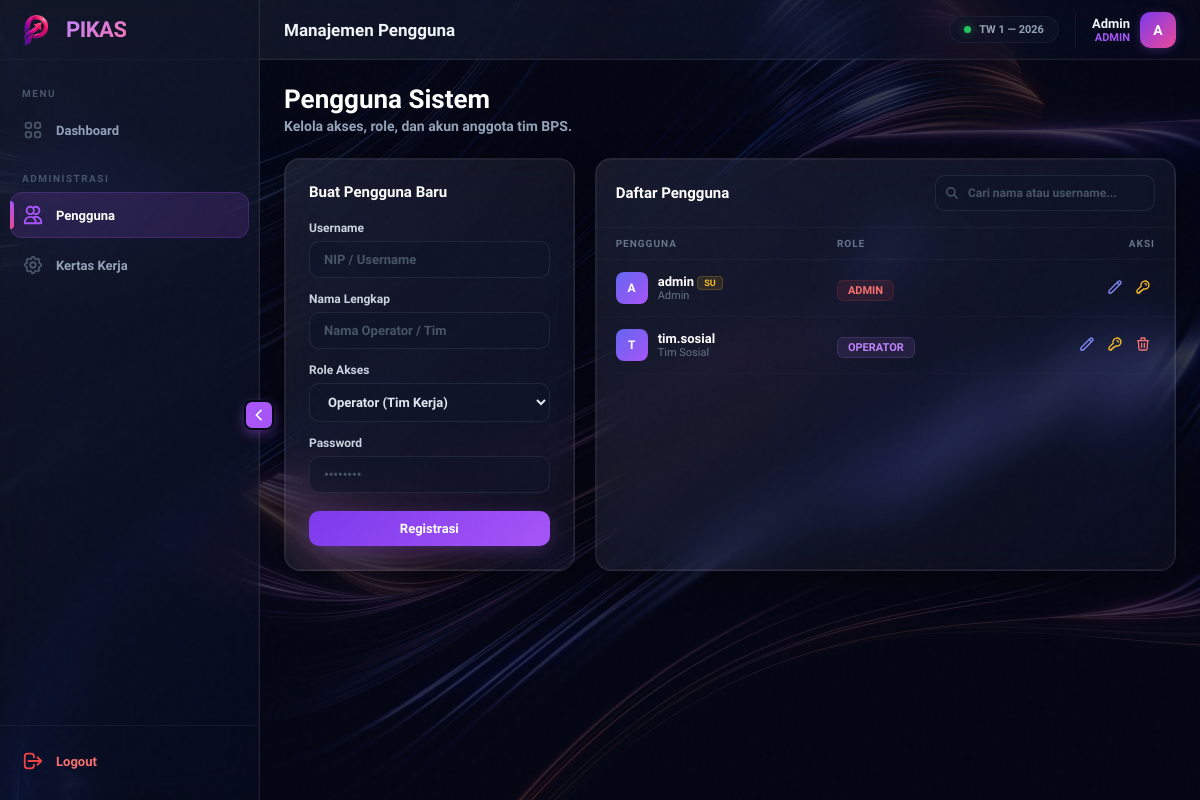
/pengguna/ (signed in), run on an earlier commit of the app's database.
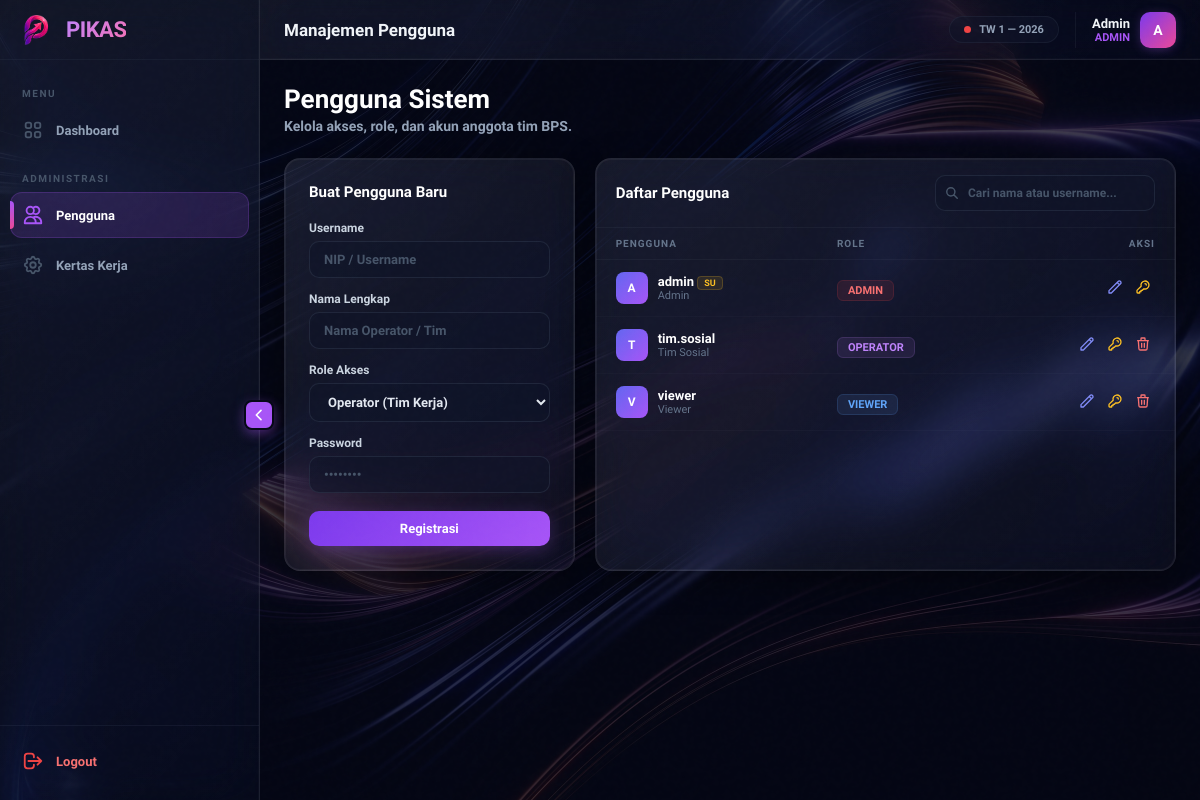
And on a later commit of the database.
### pikas_app/models.py (models this page shows, shortened)
class PeriodeKertasKerja(models.Model):
    id = models.UUIDField(primary_key=True, default=uuid.uuid4, editable=False)
    tahun = models.IntegerField(validators=[MinValueValidator(2020)])
    triwulan = models.IntegerField(choices=[(1, 'TW I'), (2, 'TW II'), (3, 'TW III'), (4, 'TW IV')])
    sheet_name = models.CharField(
        max_length=100,
        help_text="Nama sheet di Google Spreadsheet, misal: 2026Q1"
    )
    config_json = models.JSONField(
        default=dict, blank=True,
        help_text="Master JSON config: daftar IKU beserta mapping koordinat cell GSheet."
    )
    is_locked = models.BooleanField(
        default=False,
        help_text="Jika True, Operator tidak bisa submit/edit FRA."
    )
    is_configured = models.BooleanField(
        default=False,
        help_text="True jika config_json sudah diisi dan PULL sudah dilakukan."
    )
    created_at = models.DateTimeField(auto_now_add=True)
    updated_at = models.DateTimeField(auto_now=True)
    class Meta:
        unique_together = ('tahun', 'triwulan')
        ordering = ['-tahun', '-triwulan']
        verbose_name_plural = "Periode Kertas Kerja"

class CustomUser(AbstractUser):
    ROLE_CHOICES = (
        ('ADMIN', 'Admin'),
        ('VIEWER', 'Viewer'),
        ('OPERATOR', 'Operator'),
    )
    role = models.CharField(max_length=20, choices=ROLE_CHOICES, default='OPERATOR')

### pikas_app/views.py (the view)
# urls.py: path('pengguna/', views.pengguna_view, name='pengguna'),
@login_required
@role_required(['ADMIN'])
def pengguna_view(request):
    users = CustomUser.objects.all().order_by('username')
    return render(request, 'pengguna.html', {'users': users})

### pikas_app/context_processors.py (called while the page is built)
def pikas_context(request):
    config = AppConfig.objects.select_related('active_periode').first()
    return {
        'app_config': config,
        'active_config': config,
        'active_periode': config.active_periode if config else None,
    }

### pikas_app/templates/pengguna.html (shortened to what this page needs)
{% extends 'crm_base.html' %}
{% block header_title %}Manajemen Pengguna{% endblock %}
{% block content %}
<div style="margin-bottom:24px;">
    <h1 style="font-size:26px;font-weight:900;color:white;">Pengguna Sistem</h1>
    <p style="color:#94a3b8;font-size:14px;font-weight:600;margin-top:4px;">Kelola akses, role, dan akun anggota tim BPS.</p>
</div>
<div style="display:grid;grid-template-columns:1fr 2fr;gap:20px;" id="penggunaApp">
    <div class="glass-card" style="padding:24px;height:fit-content;position:sticky;top:24px;">
        <h3 id="formTitle" style="font-size:15px;font-weight:800;color:white;margin-bottom:20px;">Buat Pengguna Baru</h3>
        <form id="userForm" onsubmit="submitUserForm(event)">
            <div style="margin-bottom:14px;">
                <label style="display:block;font-size:12px;font-weight:700;color:#cbd5e1;margin-bottom:6px;">Username</label>
                <input type="text" id="f_username" class="pikas-input" placeholder="NIP / Username" required>
            </div>
            <div style="margin-bottom:14px;">
                <label style="display:block;font-size:12px;font-weight:700;color:#cbd5e1;margin-bottom:6px;">Nama Lengkap</label>
                <input type="text" id="f_name" class="pikas-input" placeholder="Nama Operator / Tim" required>
            </div>
            <div style="margin-bottom:14px;">
                <label style="display:block;font-size:12px;font-weight:700;color:#cbd5e1;margin-bottom:6px;">Role Akses</label>
                <select id="f_role" class="pikas-input" style="cursor:pointer;">
                    <option value="OPERATOR">Operator (Tim Kerja)</option>
                </select>
            </div>
            <div id="passwordField" style="margin-bottom:14px;">
                <label style="display:block;font-size:12px;font-weight:700;color:#cbd5e1;margin-bottom:6px;">Password</label>
                <input type="password" id="f_password" class="pikas-input" placeholder="••••••••">
            </div>
            <div style="display:flex;gap:8px;margin-top:18px;">
                <button type="submit" class="pikas-btn-primary" style="flex:1;" id="submitBtn">Registrasi</button>
            </div>
        </form>
    </div>
    <div class="glass-card" style="overflow:hidden;display:flex;flex-direction:column;">
        <div style="padding:16px 20px;border-bottom:1px solid rgba(148,163,184,0.06);display:flex;justify-content:space-between;align-items:center;">
            <h3 style="font-size:15px;font-weight:800;color:white;">Daftar Pengguna</h3>
            <div style="position:relative;">
                <input type="text" id="searchInput" class="pikas-input" style="padding-left:32px;width:220px;font-size:12px;" placeholder="Cari nama atau username..." oninput="filterUsers()">
                <svg width="14" height="14" fill="none" stroke="#475569" viewBox="0 0 24 24" style="position:absolute;left:10px;top:50%;transform:translateY(-50%);"><path stroke-linecap="round" stroke-linejoin="round" stroke-width="2.5" d="M21 21l-6-6m2-5a7 7 0 11-14 0 7 7 0 0114 0z"/></svg>
            </div>
        </div>
        <div style="overflow-y:auto;flex:1;">
            <table style="width:100%;border-collapse:collapse;">
                <thead>
                    <tr style="border-bottom:1px solid rgba(148,163,184,0.06);">
                        <th style="padding:10px 20px;text-align:left;font-size:10px;font-weight:800;color:#64748b;text-transform:uppercase;letter-spacing:1px;">Pengguna</th>
                        <th style="padding:10px 20px;text-align:left;font-size:10px;font-weight:800;color:#64748b;text-transform:uppercase;letter-spacing:1px;">Role</th>
                        <th style="padding:10px 20px;text-align:right;font-size:10px;font-weight:800;color:#64748b;text-transform:uppercase;letter-spacing:1px;">Aksi</th>
                    </tr>
                </thead>
                <tbody id="userTableBody">
                    {% for user in users %}
                    <tr class="user-row" data-search="{{ user.username|lower }} {{ user.first_name|lower }}" style="border-bottom:1px solid rgba(148,163,184,0.03);transition:background 0.15s;" onmouseover="this.style.background='rgba(148,163,184,0.03)'" onmouseout="this.style.background='transparent'">
                        <td style="padding:12px 20px;">
                            <div style="display:flex;align-items:center;gap:10px;">
                                <div style="width:32px;height:32px;border-radius:8px;background:linear-gradient(135deg,#6366f1,#a855f7);display:flex;align-items:center;justify-content:center;font-weight:800;font-size:12px;color:white;flex-shrink:0;">{{ user.username|make_list|first|upper }}</div>
                                <div>
                                    <div style="font-size:13px;font-weight:700;color:white;">{{ user.username }}{% if user.is_superuser %} <span style="font-size:9px;font-weight:800;color:#fbbf24;background:rgba(251,191,36,0.1);padding:1px 6px;border-radius:4px;border:1px solid rgba(251,191,36,0.2);">SU</span>{% endif %}</div>
                                    <div style="font-size:11px;color:#64748b;">{{ user.first_name|default:"—" }}</div>
                                </div>
                            </div>
                        </td>
                        <td style="padding:12px 20px;">
                            <span style="font-size:11px;font-weight:800;padding:3px 10px;border-radius:6px;{% if user.role == 'ADMIN' %}color:#f87171;background:rgba(239,68,68,0.1);border:1px solid rgba(239,68,68,0.15);{% elif user.role == 'VIEWER' %}color:#60a5fa;background:rgba(96,165,250,0.1);border:1px solid rgba(96,165,250,0.15);{% else %}color:#c084fc;background:rgba(192,132,252,0.1);border:1px solid rgba(192,132,252,0.15);{% endif %}">{{ user.role }}</span>
                        </td>
                        <td style="padding:12px 20px;text-align:right;">
                            <button onclick="editUser({{ user.id }},'{{ user.username }}','{{ user.first_name|escapejs }}','{{ user.role }}')" style="background:none;border:none;color:#818cf8;cursor:pointer;padding:4px;" title="Edit">
                                <svg width="16" height="16" fill="none" stroke="currentColor" viewBox="0 0 24 24"><path stroke-linecap="round" stroke-linejoin="round" stroke-width="2" d="M15.232 5.232l3.536 3.536m-2.036-5.036a2.5 2.5 0 113.536 3.536L6.5 21.036H3v-3.572L16.732 3.732z"/></svg>
                            </button>
                            <button onclick="openResetModal({{ user.id }},'{{ user.username }}')" style="background:none;border:none;color:#fbbf24;cursor:pointer;padding:4px;" title="Reset Password">
                                <svg width="16" height="16" fill="none" stroke="currentColor" viewBox="0 0 24 24"><path stroke-linecap="round" stroke-linejoin="round" stroke-width="2" d="M15 7a2 2 0 012 2m4 0a6 6 0 01-7.743 5.743L11 17H9v2H7v2H4a1 1 0 01-1-1v-2.586a1 1 0 01.293-.707l5.964-5.964A6 6 0 1121 9z"/></svg>
                            </button>
                            {% if not user.is_superuser %}
                            <button onclick="deleteUser({{ user.id }},'{{ user.username }}')" style="background:none;border:none;color:#f87171;cursor:pointer;padding:4px;" title="Hapus">
                                <svg width="16" height="16" fill="none" stroke="currentColor" viewBox="0 0 24 24"><path stroke-linecap="round" stroke-linejoin="round" stroke-width="2" d="M19 7l-.867 12.142A2 2 0 0116.138 21H7.862a2 2 0 01-1.995-1.858L5 7m5 4v6m4-6v6m1-10V4a1 1 0 00-1-1h-4a1 1 0 00-1 1v3M4 7h16"/></svg>
                            </button>
                            {% endif %}
                        </td>
                    </tr>
                    {% endfor %}
                </tbody>
            </table>
        </div>
    </div>
</div>
{% endblock %}

### pikas_app/templates/crm_base.html (shortened to what this page needs)
{% load static %}
<!DOCTYPE html>
<html lang="en">
<head>
</head>
<body>
    <div class="crm-overlay"></div>
    <aside class="sidebar no-transition" id="sidebar">
        <div class="sidebar-inner">
            <div class="sidebar-header">
                <div class="sidebar-logo" style="background:transparent; box-shadow:none;">
                    <img src="{% static 'img/pikas-logo.png' %}" alt="Logo" style="width:100%; height:100%; object-fit:contain;">
                </div>
                <span class="sidebar-brand">PIKAS</span>
            </div>
            <nav class="sidebar-nav">
                <div class="sidebar-nav-label">Menu</div>
                <a href="{% url 'dashboard' %}" class="nav-item {% if request.resolver_match.url_name == 'dashboard' %}active{% endif %}">
                    <span class="nav-text">Dashboard</span>
                </a>
                {% if request.user.is_authenticated and request.user.role == 'ADMIN' %}
                <div class="sidebar-nav-label">Administrasi</div>
                <a href="{% url 'pengguna' %}" class="nav-item {% if request.resolver_match.url_name == 'pengguna' %}active{% endif %}">
                    <svg class="nav-icon" fill="none" stroke="currentColor" viewBox="0 0 24 24"><path stroke-linecap="round" stroke-linejoin="round" stroke-width="2" d="M12 4.354a4 4 0 110 5.292M15 21H3v-1a6 6 0 0112 0v1zm0 0h6v-1a6 6 0 00-9-5.197M13 7a4 4 0 11-8 0 4 4 0 018 0z"/></svg>
                    <span class="nav-text">Pengguna</span>
                </a>
                <a href="{% url 'kertas_kerja' %}" class="nav-item {% if request.resolver_match.url_name == 'kertas_kerja' or 'periode' in request.resolver_match.url_name %}active{% endif %}">
                    <span class="nav-text">Kertas Kerja</span>
                </a>
                {% endif %}
            </nav>
            <div class="sidebar-footer">
                {% if request.user.is_authenticated %}
                <a href="{% url 'logout' %}" class="nav-item logout-item">
                    <svg class="nav-icon" fill="none" stroke="currentColor" viewBox="0 0 24 24"><path stroke-linecap="round" stroke-linejoin="round" stroke-width="2" d="M17 16l4-4m0 0l-4-4m4 4H7m6 4v1a3 3 0 01-3 3H6a3 3 0 01-3-3V7a3 3 0 013-3h4a3 3 0 013 3v1"/></svg>
                    <span class="nav-text">Logout</span>
                </a>
                {% endif %}
            </div>
        </div>
        <button class="sidebar-toggle" onclick="toggleSidebar()" title="Toggle Sidebar">
            <svg fill="none" stroke="currentColor" viewBox="0 0 24 24"><path stroke-linecap="round" stroke-linejoin="round" stroke-width="2.5" d="M15 19l-7-7 7-7"/></svg>
        </button>
    </aside>
    <div class="main-wrapper">
        <header class="navbar">
            <div class="navbar-title">{% block header_title %}Dashboard{% endblock %}</div>
            <div class="navbar-right">
                <div class="period-badge">
                    <div class="period-dot {% if active_periode and not active_periode.is_locked %}active{% else %}locked{% endif %}"></div>
                    {% if active_periode %}TW {{ active_periode.triwulan }} — {{ active_periode.tahun }}{% else %}Belum Dikonfigurasi{% endif %}
                </div>
                <div class="user-info">
                    <div class="user-meta">
                        <div class="user-name">{% if request.user.is_authenticated %}{{ request.user.first_name|default:request.user.username }}{% endif %}</div>
                        <div class="user-role">{% if request.user.is_authenticated %}{{ request.user.role|default:"" }}{% endif %}</div>
                    </div>
                    <div class="user-avatar">{% if request.user.is_authenticated %}{{ request.user.username|make_list|first|upper }}{% endif %}</div>
                </div>
            </div>
        </header>
        <main class="main-content">
            {% block content %}{% endblock %}
        </main>
    </div>
</body>
</html>

What changed in the data, as far as the page shows it:
changed PeriodeKertasKerja: is_locked False → True (drawn)
added CustomUser: username|make_list "V", username "viewer", first_name "Viewer", role "VIEWER"
